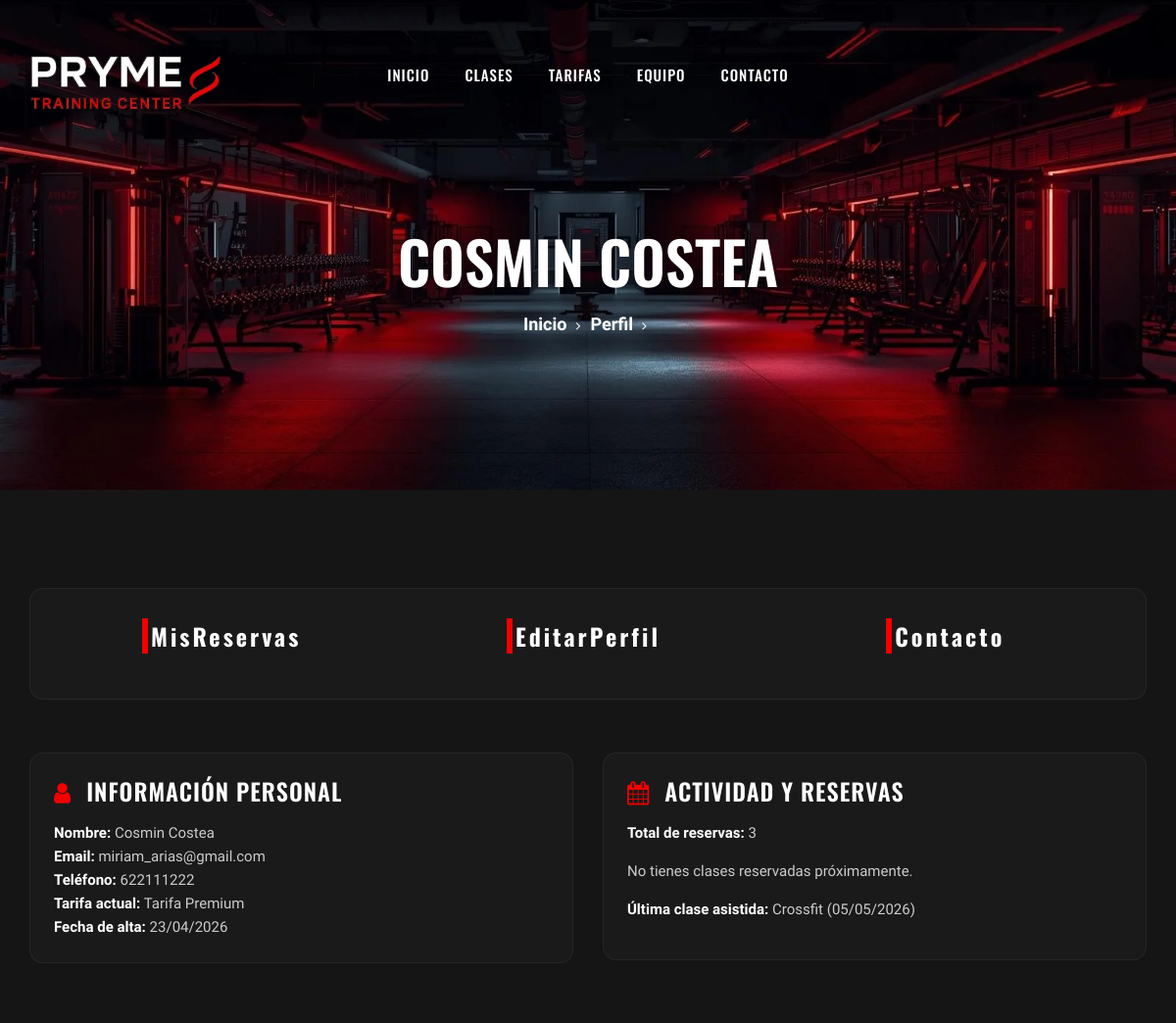
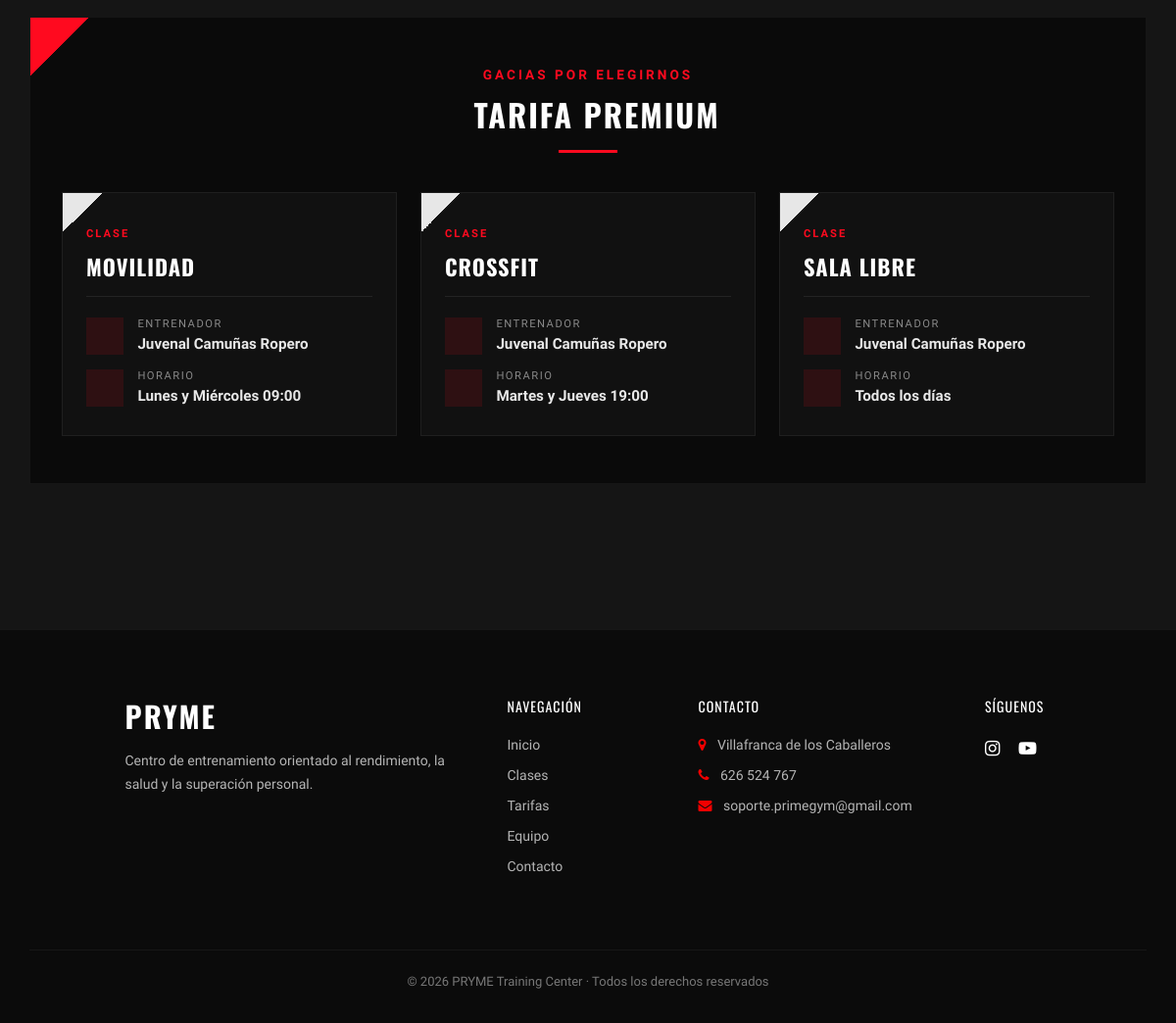
The app's page /perfil/ with its own data (2 pictures, top to bottom).
### gimnasio/models.py (models this page shows, shortened)
class Cliente(models.Model):
    nombre = models.CharField(max_length=100)
    email = models.EmailField(unique=True)
    telefono = models.CharField(max_length=20, blank=True)
    password = models.CharField(max_length=255)
    tarifa = models.ForeignKey(Tarifa, on_delete=models.SET_NULL, null=True, related_name="usuarios")
    fecha_registro = models.DateField(auto_now_add=True)

class Tarifa(models.Model):
    nombre = models.CharField(max_length=50)
    precio = models.DecimalField(max_digits=10, decimal_places=2)
    duracion_meses = models.IntegerField()
    descripcion = models.TextField(blank=True, null=True)
    def __str__(self):
        return self.nombre

class Reserva(models.Model):
    ESTADOS = [
        ('reservada', 'Reservada'),
        ('asistio', 'Asistió'),
        ('cancelada', 'Cancelada'),
    ]
    cliente = models.ForeignKey(Cliente, on_delete=models.CASCADE, related_name="reservas")
    clase = models.ForeignKey(Clase, on_delete=models.CASCADE, related_name="reservas")
    fecha_reserva = models.DateField()
    estado = models.CharField(max_length=10, choices=ESTADOS, default='reservada')
    class Meta:
        unique_together = ('cliente', 'clase', 'fecha_reserva')

class Clase(models.Model):
    nombre = models.CharField(max_length=100)
    descripcion = models.TextField(blank=True, null=True)
    horario = models.CharField(max_length=50)
    entrenador = models.ForeignKey(Entrenador, on_delete=models.SET_NULL, null=True, related_name="clases")
    tarifas = models.ManyToManyField(Tarifa, related_name="clases")
    capacidad = models.IntegerField(default=20)

class Entrenador(models.Model):
    ROLES = [
        ('admin', 'Administrador'),
        ('empleado', 'Empleado'),
    ]
    nombre = models.CharField(max_length=100)
    email = models.EmailField(unique=True)
    telefono = models.CharField(max_length=20, blank=True)
    especialidad = models.CharField(max_length=100)
    rol = models.CharField(max_length=10, choices=ROLES, default='empleado')
    password = models.CharField(max_length=255)

### perfil/views.py (the view)
# urls.py: path('', views.dashboard, name='dashboard'),
def dashboard(request):
    cliente = get_cliente_actual()
    clases = Clase.objects.all().prefetch_related('tarifas')
    for clase in clases:
        clase.disponible = cliente.tarifa in clase.tarifas.all()
    reservas = cliente.reservas.all().order_by('fecha_reserva')
    proxima_reserva = reservas.filter(
        fecha_reserva__gte=date.today(),
        estado='reservada'
    ).first()
    ultima_asistencia = reservas.filter(
        estado='asistio'
    ).order_by('-fecha_reserva').first()
    context = {
        'cliente': cliente,
        'tarifa': cliente.tarifa,
        'num_reservas': reservas.count(),
        'proxima_reserva': proxima_reserva,
        'ultima_asistencia': ultima_asistencia,
        'clases': clases,
    }
    return render(request, 'perfil/dashboard.html', context)

### perfil/views.py (called while the page is built)
def get_cliente_actual():
    return Cliente.objects.first()

### perfil/templates/perfil/dashboard.html
{% extends 'perfil/base_perfil.html' %}
{% block contenido %}
<div class="row">
    <div class="col-lg-12">
        {% include 'perfil/components/acciones_rapidas.html' %}
    </div>
</div>
<div class="row">
    <div class="col-lg-6 mb-4">
        {% include 'perfil/components/resumen_cliente.html' %}
    </div>
    <div class="col-lg-6 mb-4">
        {% include 'perfil/components/resumen_reservas.html' %}
    </div>
</div>
<div class="row">
    <div class="col-lg-12 mb-4">
        {% include 'perfil/components/clases_disponibles.html' %}
    </div>
</div>
{% endblock %}

### perfil/templates/perfil/base_perfil.html (shortened to what this page needs)
{% load static %}
<!DOCTYPE html>
<html lang="zxx">
<head>
    <link rel="stylesheet" href="{% static 'css/bootstrap.min.css' %}" type="text/css">
    <link rel="stylesheet" href="{% static 'css/font-awesome.min.css' %}" type="text/css">
    <link rel="stylesheet" href="{% static 'css/flaticon.css' %}" type="text/css">
    <link rel="stylesheet" href="{% static 'css/owl.carousel.min.css' %}" type="text/css">
    <link rel="stylesheet" href="{% static 'css/barfiller.css' %}" type="text/css">
    <link rel="stylesheet" href="{% static 'css/magnific-popup.css' %}" type="text/css">
    <link rel="stylesheet" href="{% static 'css/slicknav.min.css' %}" type="text/css">
    <link rel="stylesheet" href="{% static 'css/style.css' %}" type="text/css">
    <link rel="stylesheet" href="{% static 'css/perfil/style_perfil.css' %}" type="text/css">
    <link rel="stylesheet" href="https://unpkg.com/aos@next/dist/aos.css" />
</head>
<body>
    <header class="header-section">
        <div class="container-fluid">
            <div class="row">
                <div class="col-lg-3">
                    <div class="logo">
                        <a href="{% url 'main' %}">
                            <img src="{% static 'img/logo.webp' %}" alt="Prime Gym Logo">
                        </a>
                    </div>
                </div>
                <div class="col-lg-6">
                    <nav class="nav-menu">
                        <ul>
                            <li><a href="{% url 'main' %}">Inicio</a></li>
                            <li><a href="{% url 'clases' %}">Clases</a></li>
                            <li><a href="{% url 'tarifas' %}">Tarifas</a></li>
                            <li><a href="{% url 'equipo' %}">Equipo</a></li>
                            <li><a href="{% url 'contacto' %}">Contacto</a></li>
                        </ul>
                    </nav>
                </div>
            </div>
        </div>
    </header>
    <section class="breadcrumb-section set-bg" data-setbg="{% static 'img/breadcrumb-bg.webp' %}">
        <div class="container">
            <div class="row">
                <div class="col-lg-12 text-center">
                    <div class="breadcrumb-text">
                        <h2 data-aos="fade-right" data-aos-delay="300"> {{cliente.nombre}}</h2>
                        <div class="bt-option" data-aos="fade-left" data-aos-delay="400">
                            <a href="{% url 'main' %}">Inicio</a>
                            <a href="{% url 'perfil:dashboard'%}">Perfil</a>
                        </div>
                    </div>
                </div>
            </div>
        </div>
    </section>
    <section class="spad">
        <div class="container">
            {% block contenido %}
            {% endblock %}
        </div>
    </section>
    <footer class="footer-section">
        <div class="container">
            <div class="row justify-content-center">
                <div class="col-lg-4 col-md-6 mb-4">
                    <div class="footer-brand">
                        <h3>PRYME</h3>
                        <p>
                            Centro de entrenamiento orientado al rendimiento,
                            la salud y la superación personal.
                        </p>
                    </div>
                </div>
                <div class="col-lg-2 col-md-6 mb-4">
                    <h5 class="footer-title">Navegación</h5>
                    <ul class="footer-links">
                        <li><a href="{% url 'main' %}">Inicio</a></li>
                        <li><a href="{% url 'clases' %}">Clases</a></li>
                        <li><a href="{% url 'tarifas' %}">Tarifas</a></li>
                        <li><a href="{% url 'equipo' %}">Equipo</a></li>
                        <li><a href="{% url 'contacto' %}">Contacto</a></li>
                    </ul>
                </div>
                <div class="col-lg-3 col-md-6 mb-4">
                    <h5 class="footer-title">Contacto</h5>
                    <ul class="footer-contact">
                        <li><i class="fa fa-map-marker"></i> Villafranca de los Caballeros</li>
                        <li><i class="fa fa-phone"></i> 626 524 767</li>
                        <li><i class="fa fa-envelope"></i> soporte.primegym@gmail.com</li>
                    </ul>
                </div>
                <div class="col-xl-1 col-lg-3 col-md-4 mb-4">
                    <h5 class="footer-title">Síguenos</h5>
                    <div class="footer-social">
                        <a href="#"><i class="fa fa-instagram"></i></a>
                        <a href="#"><i class="fa fa-youtube-play"></i></a>
                    </div>
                </div>
            </div>
            <div class="footer-bottom text-center">
                <p>
                    ©
                    PRYME Training Center · Todos los derechos reservados
                </p>
            </div>
        </div>
    </footer>
</body>
</html>

### perfil/templates/perfil/components/resumen_cliente.html
<div class="row mb-4">
    <div class="col-lg-12">
        <div class="class-item p-4">
            <h4 class="mb-3">
                <i class="fa fa-user"></i> Información personal
            </h4>
            <ul class="list-unstyled">
                <li>
                    <strong>Nombre:</strong> {{ cliente.nombre }}
                </li>
                <li>
                    <strong>Email:</strong> {{ cliente.email }}
                </li>
                {% if cliente.telefono %}
                <li>
                    <strong>Teléfono:</strong> {{ cliente.telefono }}
                </li>
                {% endif %}
                <li>
                    <strong>Tarifa actual:</strong> {{ cliente.tarifa.nombre }}
                </li>
                <li>
                    <strong>Fecha de alta:</strong> {{ cliente.fecha_registro|date:"d/m/Y" }}
                </li>
            </ul>
        </div>
    </div>
</div>

### perfil/templates/perfil/components/resumen_reservas.html
<div class="row mb-4">
    <div class="col-lg-12">
        <div class="class-item p-4">
            <h4 class="mb-3">
                <i class="fa fa-calendar"></i> Actividad y reservas
            </h4>
            <p>
                <strong>Total de reservas:</strong> {{ num_reservas }}
            </p>
            {% if proxima_reserva %}
                <p>
                    <strong>Próxima clase:</strong>
                    {{ proxima_reserva.clase.nombre }}
                    ({{ proxima_reserva.fecha_reserva|date:"d/m/Y" }})
                </p>
            {% else %}
                <p>No tienes clases reservadas próximamente.</p>
            {% endif %}
            {% if ultima_asistencia %}
                <p>
                    <strong>Última clase asistida:</strong>
                    {{ ultima_asistencia.clase.nombre }}
                    ({{ ultima_asistencia.fecha_reserva|date:"d/m/Y" }})
                </p>
            {% else %}
                <p>
                    <strong>Última clase asistida:</strong> No dudes en reservar tu primera clase.
                </p>
            {% endif %}
        </div>
    </div>
</div>

### perfil/templates/perfil/components/clases_disponibles.html (shortened to what this page needs)
<div class="row mb-4">
    <div class="col-lg-12">
        <div class="clases-disponibles-section">
            <div class="clases-header">
                <span class="clases-subtitle">GACIAS POR ELEGIRNOS</span>
                <h4 class="clases-title">
                     {{ cliente.tarifa }}
                </h4>
                <div class="clases-divider"></div>
            </div>
            {% if clases %}
                <div class="clases-grid">
                    {% for clase in clases %}
                        <div class="clase-card {% if not clase.disponible %}clase-card--disabled{% endif %}">
                            <div class="clase-card-body">
                                <span class="clase-tag">CLASE</span>
                                <h5 class="clase-nombre">{{ clase.nombre }}</h5>
                                <div class="clase-info">
                                    <div class="clase-info-item">
                                        <i class="fa fa-user-tie"></i>
                                        <div>
                                            <span class="clase-info-label">Entrenador</span>
                                            <span class="clase-info-value">{{ clase.entrenador.nombre }}</span>
                                        </div>
                                    </div>
                                    <div class="clase-info-item">
                                        <i class="fa fa-clock"></i>
                                        <div>
                                            <span class="clase-info-label">Horario</span>
                                            <span class="clase-info-value">{{ clase.horario }}</span>
                                        </div>
                                    </div>
                                </div>
                            </div>
                        </div>
                    {% endfor %}
                </div>
            {% else %}
                <div class="clases-empty">
                    <i class="fa fa-circle-exclamation"></i>
                    <p>No hay clases disponibles para tu tarifa.</p>
                </div>
            {% endif %}
        </div>
    </div>
</div>

### static/css/barfiller.css (style rules this page uses)
body { font-family: Arial; }

### static/css/style.css (style rules this page uses)
html, body { height: 100%; font-family: "Muli", sans-serif; -webkit-font-smoothing: antialiased; }
h1, h2, h3, h4, h5, h6 { margin: 0; color: #111111; font-weight: 400; font-family: "Oswald", sans-serif; }
h2 { font-size: 36px; }
h3 { font-size: 30px; }
h4 { font-size: 24px; }
h5 { font-size: 18px; }
p { font-size: 14px; font-family: "Muli", sans-serif; color: #a9a9a9; font-weight: 400; line-height: 24px; margin: 0 0 15px 0; }
img { max-width: 100%; }
ul, ol { padding: 0; margin: 0; }
.set-bg { background-repeat: no-repeat; background-size: cover; background-position: top center; }
.spad { padding-top: 100px; padding-bottom: 100px; }
.header-section { position: absolute; left: 0; top: 0; width: 100%; padding: 0 15px; padding-top: 55px; z-index: 99; }
.logo a { display: inline-block; }
.nav-menu { text-align: center; }
.nav-menu ul li { list-style: none; display: inline-block; margin-right: 32px; position: relative; z-index: 1; }
.nav-menu ul li:last-child { margin-right: 0; }
.nav-menu ul li a { color: #ffffff; display: block; font-size: 15px; font-weight: 500; text-transform: uppercase; letter-spacing: 1px; font-family: "Oswald", sans-serif; padding: 10px 0px; position: relative; -webkit-transition: all 0.3s; -o-transition: all 0.3s; transition: all 0.3s; }
.nav-menu ul li a:after { position: absolute; left: 0; top: 22px; height: 1px; width: 100%; background: #f30000; content: ""; -webkit-transform: rotate(-20deg); -ms-transform: rotate(-20deg); transform: rotate(-20deg); opacity: 0; -webkit-transition: all 0.3s; -o-transition: all 0.3s; transition: all 0.3s; }
.class-item { overflow: hidden; margin-bottom: 30px; }
.footer-section { background: #000000; padding-top: 50px; }
.breadcrumb-section { height: 500px; padding-top: 230px; }
.breadcrumb-text h2 { font-size: 60px; color: #ffffff; font-weight: 600; text-transform: uppercase; margin-bottom: 15px; }
.breadcrumb-text .bt-option a { font-size: 18px; color: #ffffff; font-weight: 700; display: inline-block; position: relative; margin-right: 20px; }
.breadcrumb-text .bt-option a:after { position: absolute; right: -14px; top: 6px; font-family: "FontAwesome"; content: ""; font-size: 13px; font-weight: 400; }
@media only screen and (min-width: 1200px) { .container { max-width: 1170px; } }
.class-item { transform: scale(1); box-shadow: none; transition: all 0.3s ease-out; position: relative; z-index: 1; background: #ffffff; }
.footer-section { background: #0b0b0b; padding: 70px 0 30px; border-top: 1px solid rgba(255, 255, 255, 0.05); }
.footer-brand h3 { color: #ffffff; font-weight: 700; letter-spacing: 2px; }
.footer-brand p { color: #b5b5b5; font-size: 14px; margin-top: 15px; }
.footer-title { color: #ffffff; text-transform: uppercase; font-size: 14px; margin-bottom: 20px; letter-spacing: 1px; }
.footer-links, .footer-contact { list-style: none; padding: 0; }
.footer-links li, .footer-contact li { margin-bottom: 10px; color: #b5b5b5; font-size: 14px; }
.footer-links a { color: #b5b5b5; transition: color 0.3s ease; }
.footer-contact i { color: #f30000; margin-right: 8px; }
.footer-social a { display: inline-block; margin-right: 15px; font-size: 18px; color: #ffffff; transition: all 0.3s ease; }
.footer-bottom { margin-top: 40px; padding-top: 20px; border-top: 1px solid rgba(255, 255, 255, 0.05); }
.footer-bottom p { color: #777777; font-size: 13px; margin: 0; }

### records on screen
Cliente: nombre "COSMIN COSTEA", nombre "Cosmin Costea", email "miriam_arias@gmail.com", telefono "622111222", tarifa.nombre "Tarifa Premium", fecha_registro "23/04/2026", tarifa "TARIFA PREMIUM"
Reserva: clase.nombre "Crossfit", fecha_reserva "05/05/2026"
Clase: nombre "MOVILIDAD", entrenador.nombre "Juvenal Camuñas Ropero", horario "Lunes y Miércoles 09:00"
Clase: nombre "CROSSFIT", entrenador.nombre "Juvenal Camuñas Ropero", horario "Martes y Jueves 19:00"
Clase: nombre "SALA LIBRE", entrenador.nombre "Juvenal Camuñas Ropero", horario "Todos los días"

### other values on screen
{{ num_reservas }} "3"
